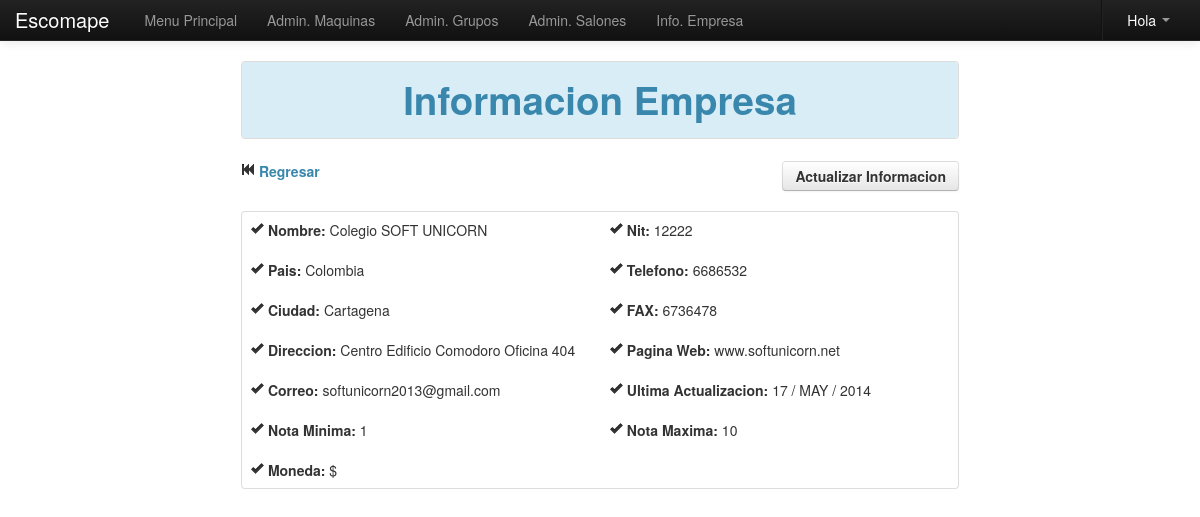
The app's page /Modulos/Datos/empresa.php with its own data.
### tables this page shows
CREATE TABLE IF NOT EXISTS `empresa` (
  `id` int(255) NOT NULL,
  `empresa` varchar(255) NOT NULL,
  `nit` varchar(255) NOT NULL,
  `direccion` varchar(255) NOT NULL,
  `pais` varchar(255) NOT NULL,
  `ciudad` varchar(255) NOT NULL,
  `tel` varchar(255) NOT NULL,
  `fax` varchar(255) NOT NULL,
  `web` varchar(255) NOT NULL,
  `correo` varchar(255) NOT NULL,
  `fecha` date NOT NULL,
  `moneda` varchar(22) NOT NULL,
  `minima` varchar(255) NOT NULL,
  `maxima` varchar(255) NOT NULL
);

### Modulos/funciones.php (called while the page is built, shortened)
<?php
	function fecha($fecha){
		$meses = array("ENE","FEB","MAR","ABR","MAY","JUN","JUL","AGO","SEP","OCT","NOV","DIC");
		$a=substr($fecha, 0, 4);
		$m=substr($fecha, 5, 2);
		$d=substr($fecha, 8);
		return $d." / ".$meses[$m-1]." / ".$a;
	}
?>

### Modulos/Datos/empresa.php (the view, shortened to what this page needs)
<?php
	include_once "class/class.php";
	include_once "../funciones.php";
?>
<!DOCTYPE html>
<html lang="es">
  <head>
    <link href="../../css/bootstrap.css" rel="stylesheet">
    <link href="../../css/bootstrap-responsive.css" rel="stylesheet">
  </head>
  <body>
    <?php include_once "../../menu/m_datos.php"; ?>
    <div align="center">
    <table width="60%">
      <tr>
        <td>
        	<table class="table table-bordered">
              <tr class="info">
                <td><center><h1 class="text-info">Informacion Empresa</h1></center></td>
              </tr>
            </table>
        </td>
      </tr>
    </table>
    <table width="60%">
      <tr>
        <td>
       	    <div class="row-fluid">
	            <div class="span6">
                	<a href="index.php" class="text-info"><i class="icon-fast-backward"></i> <strong>Regresar</strong></a>
                </div>
    	        <div class="span6" align="right">
                	<a href="#myModal" role="button" class="btn" data-toggle="modal"><strong>Actualizar Informacion</strong></a>
                </div>
            </div><br>
             <?php
				$pa=mysql_query("SELECT * FROM empresa WHERE id=1");
				$row=mysql_fetch_array($pa);
			?>
        	<table class="table table-bordered">
              <tr>
                <td>
                    <div class="row-fluid">
                    	<div class="span6">
                        	<i class="icon-ok"></i> <strong>Nombre: </strong><?php echo $row['empresa']; ?><br><br>
                            <i class="icon-ok"></i> <strong>Pais: </strong><?php echo $row['pais']; ?><br><br>
                            <i class="icon-ok"></i> <strong>Ciudad: </strong><?php echo $row['ciudad']; ?><br><br>
                            <i class="icon-ok"></i> <strong>Direccion: </strong><?php echo $row['direccion']; ?><br><br>
                            <i class="icon-ok"></i> <strong>Correo: </strong><?php echo $row['correo']; ?><br><br>
                            <i class="icon-ok"></i> <strong>Nota Minima: </strong><?php echo $row['minima']; ?><br><br>
                            <i class="icon-ok"></i> <strong>Moneda: </strong><?php echo $row['moneda']; ?>
                        </div>
                    	<div class="span6">
                        	<i class="icon-ok"></i> <strong>Nit: </strong><?php echo $row['nit']; ?><br><br>
                            <i class="icon-ok"></i> <strong>Telefono: </strong><?php echo $row['tel']; ?><br><br>
                            <i class="icon-ok"></i> <strong>FAX: </strong><?php echo $row['fax']; ?><br><br>
                            <i class="icon-ok"></i> <strong>Pagina Web: </strong><?php echo $row['web']; ?><br><br>
                            <i class="icon-ok"></i> <strong>Ultima Actualizacion: </strong><?php echo fecha($row['fecha']); ?><br><br>
                            <i class="icon-ok"></i> <strong>Nota Maxima: </strong><?php echo $row['maxima']; ?>
                        </div>
                    </div>
                </td>
              </tr>
            </table>
        </td>
      </tr>
    </table>
    </div>
  </body>
</html>

### Modulos/Datos/empresa.php (style rules this page uses)
body { padding-top: 60px; padding-bottom: 40px; }

### records on screen
empresa: empresa "Colegio SOFT UNICORN", pais "Colombia", ciudad "Cartagena", direccion "Centro Edificio Comodoro Oficina 404", correo "softunicorn2013@gmail.com", minima "1", moneda "$", nit "12222", tel "6686532", fax "6736478", web "www.softunicorn.net", fecha "17 / MAY / 2014", maxima "10"
